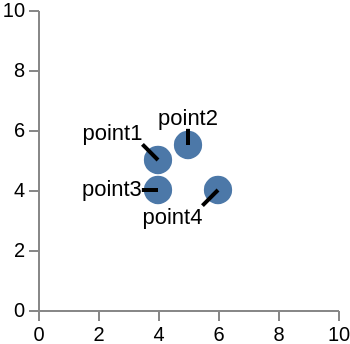

Vega-Lite specification for this chart:
### Vega specification from a JSON file in a GitHub repository (floating-point values rounded to 4 significant figures)
{"$schema": "https://vega.github.io/schema/vega/v5.json", "width": 150, "height": 150, "data": [{"name": "source", "values": [{"x": 4, "y": 5, "label": "point1"}, {"x": 5, "y": 5.5, "label": "point2"}, {"x": 4, "y": 4, "label": "point3"}, {"x": 6, "y": 4, "label": "point4"}]}], "scales": [{"name": "x", "type": "linear", "domain": [0, 10], "range": "width"}, {"name": "y", "type": "linear", "domain": [0, 10], "range": "height"}], "axes": [{"scale": "x", "tickCount": 5, "orient": "bottom"}, {"scale": "y", "tickCount": 5, "orient": "left"}], "marks": [{"name": "baseMark", "type": "symbol", "from": {"data": "source"}, "encode": {"update": {"x": {"scale": "x", "field": "x"}, "y": {"scale": "y", "field": "y"}, "size": {"value": 200}}}}, {"name": "label", "type": "text", "from": {"data": "baseMark"}, "encode": {"update": {"text": {"field": "datum.label"}}}, "transform": [{"type": "label", "size": [150, 150]}]}, {"type": "rule", "from": {"data": "label"}, "encode": {"enter": {"x": {"field": "datum.x"}, "y": {"field": "datum.y"}, "x2": {"field": "x"}, "y2": {"field": "y"}, "strokeOpacity": {"field": "opacity"}, "strokeWidth": {"value": 2}}}}]}
